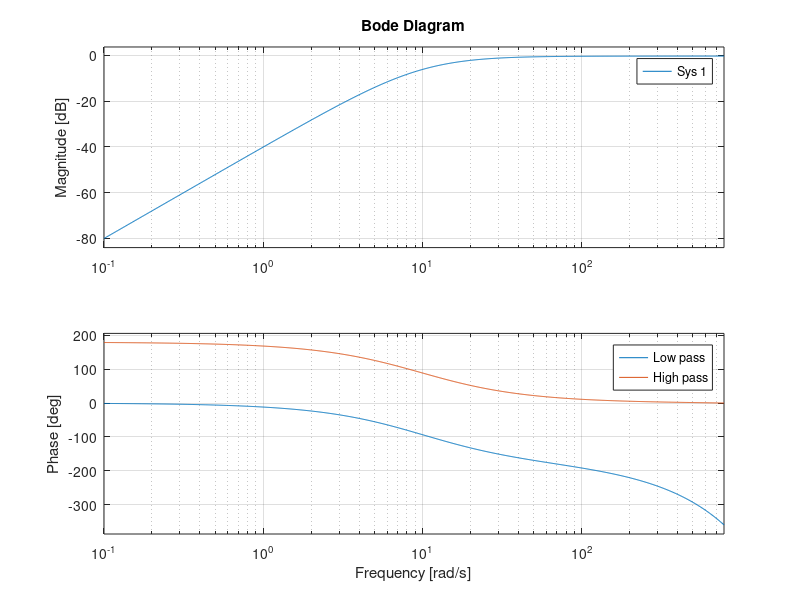
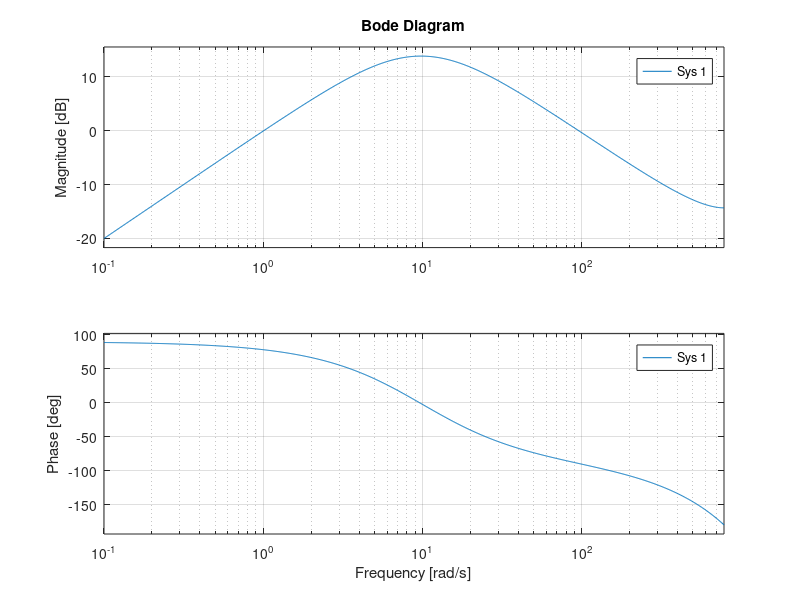
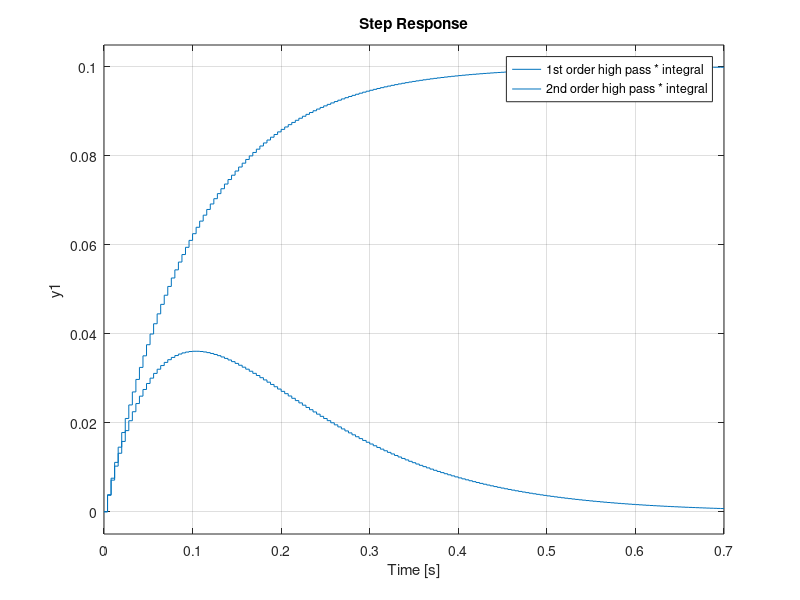

Recreate these plots in MATLAB, in order.
close all
clc

dt = 1/250;
tau = 0.1;
tau2 = 100.0;
tau3 = 0.1;
alpha = tau / (tau + dt);
alpha2 = tau2 / (tau2 + dt);
alpha3 = tau3 / (tau3 + dt);

alpha_lp = dt / (tau + dt);

hp = tf([alpha, -alpha],[1, -alpha], dt, 'variable','z^-1');
hp2 = tf([alpha2, -alpha2],[1, -alpha2], dt, 'variable','z^-1');
hp3 = tf([alpha3, -alpha3],[1, -alpha3], dt, 'variable','z^-1');

lp = tf([alpha_lp],[1, alpha_lp-1], dt, 'variable','z^-1');

inte = tf([dt],[1, -1], dt, 'variable','z^-1');
diff = tf([1/dt, -1/dt],[1], dt, 'variable','z^-1');

figure(1)
bode(lp^2); grid on; hold on;
bode(hp^2);
legend('Low pass', 'High pass');

figure(2)
bode(lp^2 * diff); grid on;

figure(3)
step(hp * inte); hold on; grid on;
step(hp^2 * inte);
legend('1st order high pass * integral', '2nd order high pass * integral')
